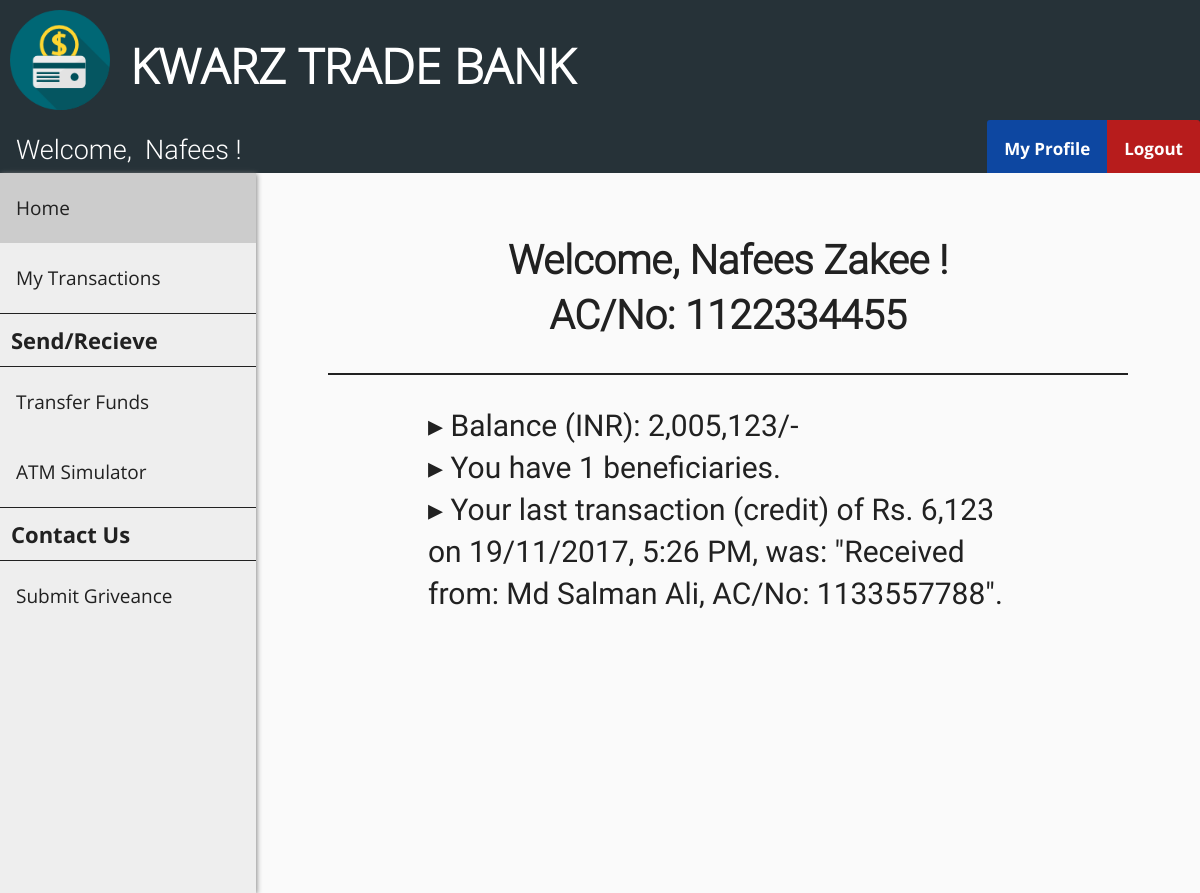
Screenshot of /customer_home.php (signed in) with the database file from the repository.
### tables this page shows
CREATE TABLE `customer` (
  `cust_id` int(11) NOT NULL AUTO_INCREMENT,
  `first_name` varchar(30) DEFAULT NULL,
  `last_name` varchar(30) DEFAULT NULL,
  `gender` varchar(10) DEFAULT NULL,
  `dob` date DEFAULT NULL,
  `aadhar_no` int(11) DEFAULT NULL,
  `email` varchar(30) DEFAULT NULL,
  `phone_no` varchar(20) DEFAULT NULL,
  `address` varchar(255) DEFAULT NULL,
  `branch` varchar(30) DEFAULT NULL,
  `account_no` int(11) DEFAULT NULL,
  `pin` int(4) DEFAULT NULL,
  `uname` varchar(30) DEFAULT NULL,
  `pwd` varchar(30) DEFAULT NULL,
  PRIMARY KEY (`cust_id`),
  UNIQUE KEY `aadhar_no` (`aadhar_no`),
  UNIQUE KEY `email` (`email`),
  UNIQUE KEY `phone_no` (`phone_no`),
  UNIQUE KEY `account_no` (`account_no`),
  UNIQUE KEY `uname` (`uname`)
);

CREATE TABLE `passbook1` (
  `trans_id` int(11) NOT NULL AUTO_INCREMENT,
  `trans_date` datetime DEFAULT NULL,
  `remarks` varchar(255) DEFAULT NULL,
  `debit` int(11) DEFAULT NULL,
  `credit` int(11) DEFAULT NULL,
  `balance` int(11) DEFAULT NULL,
  PRIMARY KEY (`trans_id`)
);

### customer_home.php (the view, shortened to what this page needs)
<?php
    include "header.php";
    include "customer_navbar.php";
    include "customer_sidebar.php";
    $id = $_SESSION['loggedIn_cust_id'];
    $sql0 = "SELECT * FROM customer WHERE cust_id=".$id;
    $result0 = $conn->query($sql0);
    $row0 = $result0->fetch_assoc();
    $sql1 = "SELECT * FROM passbook".$id." WHERE trans_id=(
                    SELECT MAX(trans_id) FROM passbook".$id.")";
    $result1 = $conn->query($sql1);
    $row1 = $result1->fetch_assoc();
    if ($row1["debit"] == 0) {
        $transaction = $row1["credit"];
        $type = "credit";
    }
    else {
        $transaction = $row1["debit"];
        $type = "debit";
    }
    $time = strtotime($row1["trans_date"]);
    $sanitized_time = date("d/m/Y, g:i A", $time);
    $sql2 = "SELECT COUNT(*) FROM beneficiary".$id;
    $result2 = $conn->query($sql2);
    $row2 = $result2->fetch_assoc();
?>
<!DOCTYPE html>
<html>
<head>
    <link rel="stylesheet" href="admin_home_style.css">
</head>
<body>
    <div class="flex-container">
        <div class="flex-item">
            <h1 id="customer">
                Welcome, <?php echo $row0["first_name"] ?>&nbsp<?php echo $row0["last_name"] ?>&nbsp!
                <br>AC/No: <?php echo $row0["account_no"]; ?>
            </h1>
            <p id="customer">
                &#9656 Balance (INR): <?php echo number_format($row1["balance"]); ?>/-
                <br>&#9656 You have <?php echo $row2["COUNT(*)"]; ?> beneficiaries.
                <br>&#9656 Your last transaction (<?php echo $type; ?>) of&nbspRs.&nbsp<?php
                echo number_format($transaction); ?><br>
                on <?php echo $sanitized_time; ?>, was: "<?php echo $row1["remarks"]; ?>".
            </p>
        </div>
    </div>
</body>
</html>
<?php include "easter_egg.php"; ?>

### customer_navbar.php (shortened to what this page needs)
<?php
    include "connect.php";
    if (isset($_SESSION['loggedIn_cust_id'])) {
        $sql0 = "SELECT * FROM customer WHERE cust_id=".$_SESSION['loggedIn_cust_id'];
        $result = $conn->query($sql0);
        $row = $result->fetch_assoc();
    }
?>
<!DOCTYPE html>
<html>
<head>
    <link rel="stylesheet" href="user_navbar_style.css">
</head>
<body>
    <div class="nav-wrapper">
        <div class="topnav" id="theTopNav">
            <a id="user">Welcome, &nbsp<?php echo $row["first_name"]; ?> !</a>
            <a id="logout" href="/logout_action.php" onclick="return confirm('Are you sure?')">Logout</a>
            <a id="profile" href="/customer_profile.php">My Profile</a>
        </div>
    </div>
</body>
</html>

### header_style.css (style rules this page uses)
body { margin: 0; padding: 0; background-color: #FAFAFA; }
h1 { font-family: OpenSans-Light; color: white; font-size: 3rem; line-height: 3rem; margin-top: calc((1.5rem - 2rem) + 2.5rem); margin-bottom: 1.5rem; }

### user_navbar_style.css (style rules this page uses)
.nav-wrapper { height: 53px; background: #333; }
.nav-wrapper .topnav { background-color: #263238; overflow: hidden; height: 53px; }
.topnav a[id="user"] { float: left; display: block; color: white; text-align: center; padding: 14px 16px; text-decoration: none; font-size: 27px; font-family: Roboto-Light; }
.topnav a[id="profile"] { float: right; display: block; color: white; text-align: center; padding: 17px 17px; text-decoration: none; font-size: 17px; font-family: OpenSans-Bold; background-color: #0D47A1; border-top-left-radius: 3px; }
.topnav a[id="logout"] { float: right; display: block; color: white; text-align: center; padding: 17px 17px; text-decoration: none; font-size: 17px; font-family: OpenSans-Bold; background-color: #b71c1c; border-top-right-radius: 3px; }

### admin_home_style.css (style rules this page uses)
.flex-container { display: -webkit-flex; display: flex; -webkit-flex-direction: column; flex-direction: column; margin-left: 256px; width: auto; height: auto; -webkit-flex-wrap: wrap; flex-wrap: wrap; }
.flex-item { width: auto; height: auto; margin: 10px; margin-left: auto; margin-right: auto; }
h1[id="customer"] { margin: 20px; line-height: normal; font-family: Roboto-Light; font-size: 40px; text-align: center; color: #212121; line-height: 55px; border-bottom: 2px solid #212121; padding: 30px 100px; }
p[id="customer"] { max-width: 600px; margin: 20px; font-size: 30px; font-family: Roboto-Regular; color: #212121; line-height: 42px; padding: 10px 100px; }

### rows the page displays
customer: first_name "Nafees", last_name "Zakee", account_no "1122334455"
passbook1: balance "2,005,123", debit "credit", credit "6,123", trans_date "19/11/2017, 5:26 PM", remarks "Received from: Md Salman Ali, AC/No: 1133557788"

### other values shown
$row2["COUNT(*)"] "1"
